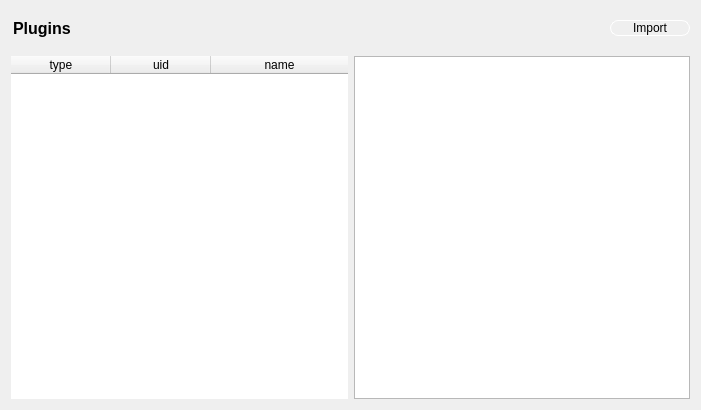
<?xml version="1.0" encoding="UTF-8"?>
<ui version="4.0">
 <class>PluginsWidget</class>
 <widget class="QWidget" name="PluginsWidget">
  <property name="geometry">
   <rect>
    <x>0</x>
    <y>0</y>
    <width>701</width>
    <height>410</height>
   </rect>
  </property>
  <property name="windowTitle">
   <string>Form</string>
  </property>
  <layout class="QVBoxLayout" name="verticalLayout">
   <item>
    <layout class="QHBoxLayout" name="horizontalLayout">
     <property name="topMargin">
      <number>8</number>
     </property>
     <property name="bottomMargin">
      <number>12</number>
     </property>
     <item>
      <widget class="QLabel" name="label">
       <property name="sizePolicy">
        <sizepolicy hsizetype="Preferred" vsizetype="Fixed">
         <horstretch>0</horstretch>
         <verstretch>0</verstretch>
        </sizepolicy>
       </property>
       <property name="font">
        <font>
         <pointsize>12</pointsize>
         <weight>75</weight>
         <bold>true</bold>
        </font>
       </property>
       <property name="text">
        <string>Plugins</string>
       </property>
       <property name="indent">
        <number>2</number>
       </property>
      </widget>
     </item>
     <item>
      <widget class="QPushButton" name="bImport">
       <property name="sizePolicy">
        <sizepolicy hsizetype="Fixed" vsizetype="Fixed">
         <horstretch>0</horstretch>
         <verstretch>0</verstretch>
        </sizepolicy>
       </property>
       <property name="minimumSize">
        <size>
         <width>80</width>
         <height>0</height>
        </size>
       </property>
       <property name="maximumSize">
        <size>
         <width>80</width>
         <height>16777215</height>
        </size>
       </property>
       <property name="styleSheet">
        <string notr="true">QPushButton  {
	border: 1px solid white;
    border-radius: 8px;
    background-color: transparent;
}
QPushButton::hover {
	background-color: #4285f4;
}</string>
       </property>
       <property name="text">
        <string>Import</string>
       </property>
      </widget>
     </item>
    </layout>
   </item>
   <item>
    <layout class="QHBoxLayout" name="horizontalLayout_2">
     <item>
      <widget class="QTableWidget" name="table">
       <property name="frameShape">
        <enum>QFrame::NoFrame</enum>
       </property>
       <property name="lineWidth">
        <number>0</number>
       </property>
       <property name="editTriggers">
        <set>QAbstractItemView::NoEditTriggers</set>
       </property>
       <property name="selectionMode">
        <enum>QAbstractItemView::SingleSelection</enum>
       </property>
       <property name="selectionBehavior">
        <enum>QAbstractItemView::SelectRows</enum>
       </property>
       <property name="showGrid">
        <bool>false</bool>
       </property>
       <property name="sortingEnabled">
        <bool>true</bool>
       </property>
       <attribute name="horizontalHeaderStretchLastSection">
        <bool>true</bool>
       </attribute>
       <attribute name="verticalHeaderVisible">
        <bool>false</bool>
       </attribute>
       <column>
        <property name="text">
         <string>type</string>
        </property>
       </column>
       <column>
        <property name="text">
         <string>uid</string>
        </property>
       </column>
       <column>
        <property name="text">
         <string>name</string>
        </property>
       </column>
      </widget>
     </item>
     <item>
      <widget class="QTextBrowser" name="browser"/>
     </item>
    </layout>
   </item>
  </layout>
 </widget>
 <resources/>
 <connections/>
</ui>
